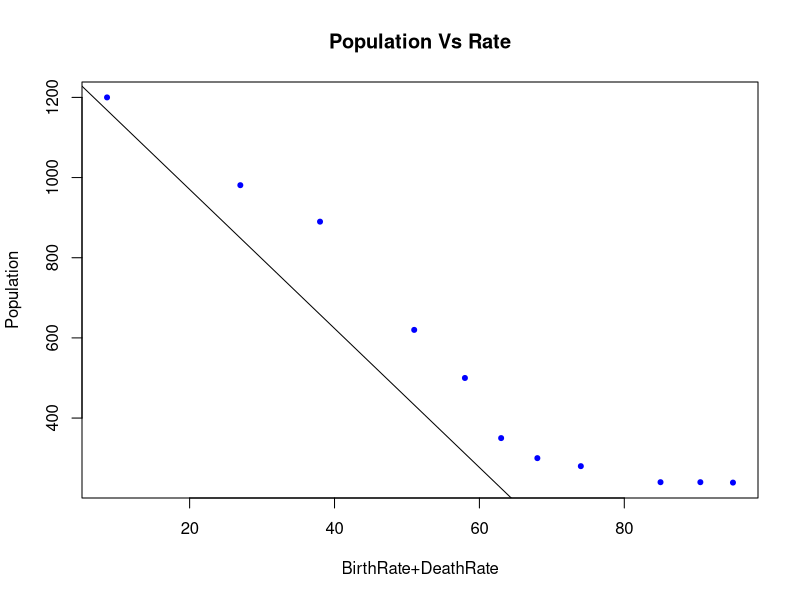
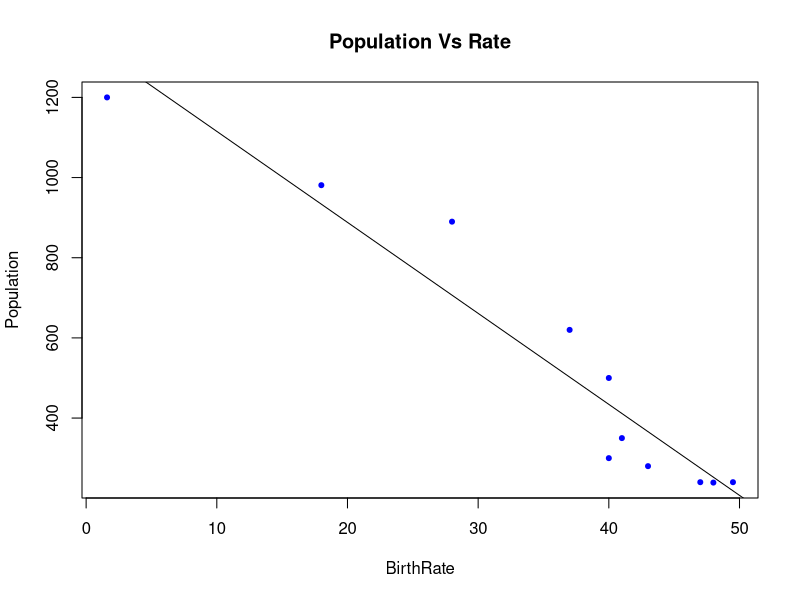
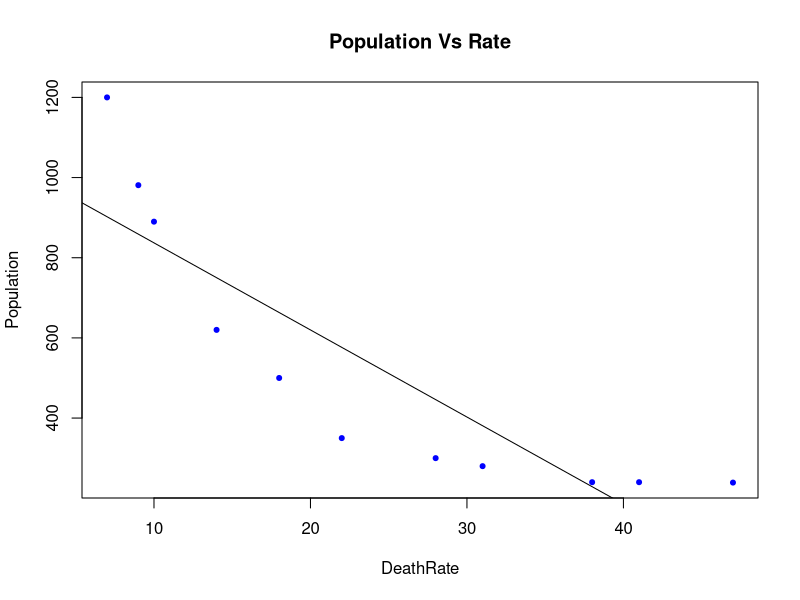

Source code (R) for these figures, in order:
brate = c(49.5, 48, 47, 43, 40, 41, 40, 37, 28, 18, 1.6)
drate = c(41, 47, 38, 31, 28, 22, 18, 14, 10, 9, 7)
pop = c(240, 239, 240, 280, 300, 350, 500, 620, 890, 981, 1200)
emp.data = data.frame(Birthrate=brate,
                      DeathRate = drate,
                      Population= pop)
print (emp.data)
model1 = lm(pop ~ brate+drate, data=emp.data)
model2 = lm(pop ~ brate, data = emp.data)
model3 = lm(pop ~ drate, data=emp.data)
summary(model1)
summary(model2)
summary(model3)

plot(brate+drate, pop, col="Blue", abline(model1), main = "Population Vs Rate", xlab = "BirthRate+DeathRate", ylab = "Population", pch=20)
plot(brate, pop, col="Blue", abline(model2), main = "Population Vs Rate", xlab = "BirthRate", ylab = "Population", pch=20)
plot(drate, pop, col="Blue", abline(model3), main = "Population Vs Rate", xlab = "DeathRate", ylab = "Population", pch=20)

